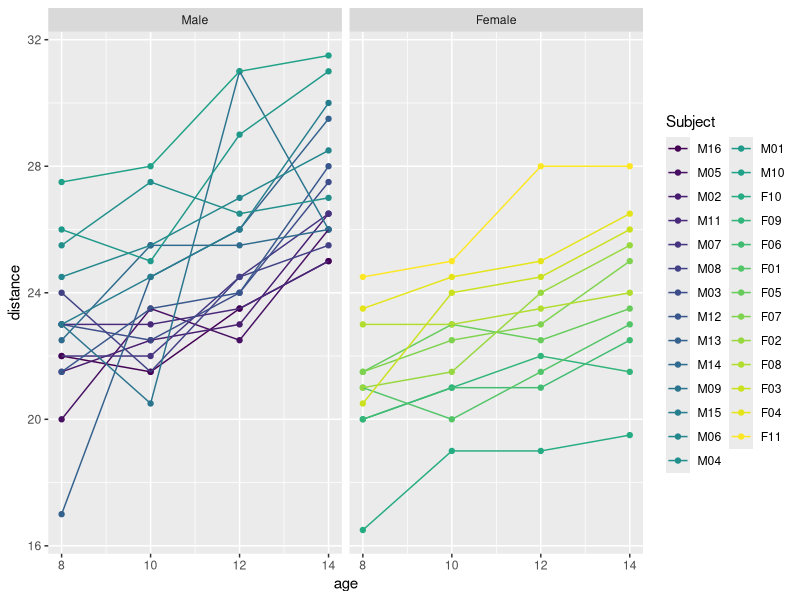
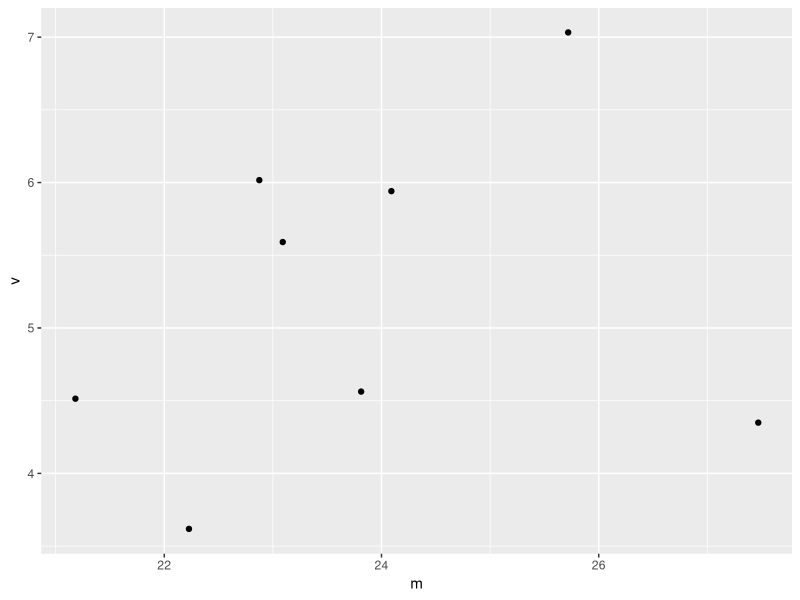

These figures' R source, in order: (Note: this script raises an error after producing the figures.)
library(ggplot2)
library(tidyverse)
library(geepack)

data(Orthodont, package="nlme")
ort <- Orthodont
head(ort)
levels(ort$Subject)

qplot(age, distance, group=Subject, data=ort, color=Subject) + geom_path() + facet_grid(~Sex)
osum <- ort %>% group_by(Sex, age) %>% summarize(m=mean(distance), v=var(distance))
qplot(m, v, data=osum)

### OPG 2
fit_normal_gee <- function(formula, id, corstr="independence", phi=NULL,data, w=NULL){
  #data_temp <- data[order(id)]
  
  if(!is.null(phi)){
    set_phi <- TRUE
    if((length(phi)>1|phi<0)[1]){
      stop("phi should be just one possitive number")
    }
  }else{set_phi <-  FALSE}
  deparsed_id <- deparse(substitute(id))
  y <- model.response(model.frame(formula, data=ort))
  X <- model.matrix(formula, data=data)
  subjects <- unique(data[deparsed_id])
  n_subs <- length(subjects)
  n_vars <- ncol(X)
  n_obs <- length(y)
  n_subobs <- n_obs/n_subs
  conv.eps <- 1e-14
  ## Get started; intitial value of z and beta
  lm. <- lm.fit(x = X, y = y)
  beta <- lm.$coefficients
  
  #Beviset for, at det er en lortefunktion, der blev brugt tidligere.
  #v = c()
  #for(i in 1:n_subs){
  #  v <- c(v,as.vector(match(pearsons_resid[subjects==subjects[i]], pearsons_resid)))
  #}
  if(corstr=="unstructured"){
      repeat{
      pearsons_resid <- (y-X%*%beta)/1#Variansen er sat til 1
      if(set_phi == FALSE){
        phi <- drop(t(pearsons_resid)%*%pearsons_resid/(n_obs-n_vars))
      }
      

      rmatrix <- diag(1,n_subobs)
    
      for(i in 1:n_subs){
        individ_res <- pearsons_resid[(n_subobs*(i-1)+1):(i*n_subobs)]
        corr <- individ_res%*%t(individ_res)
        rmatrix <- rmatrix+corr
      }
      rmatrix <- 1/((n_subs-n_vars)*phi)*rmatrix
      diag(rmatrix) <- 1
      rbig_inv <- solve(kronecker(diag(1,n_subs),rmatrix))
    
      beta_hat <- beta+solve(t(X)%*%rbig_inv%*%X)%*%t(X)%*%rbig_inv%*%(y-X%*%beta)
      if(sum(abs(beta-beta_hat)<conv.eps)==ncol(X)){break}
      beta <- beta_hat
    }
    #Needs some fixing, those values are off the charts
    I_0 <- solve(t(X)%*%rbig_inv%*%X)
    cov_y <- (y-X%*%beta_hat)%*%t(y-X%*%beta_hat)
    for(i in 1:(n_subs-1)){
      cov_y[((n_subobs*i)+1):n_obs,i:(n_subobs*i)] <- 0
      cov_y[i:(n_subobs*i),((n_subobs*i)+1):n_obs] <- 0
    }
    I_1 <- 1/phi^2*t(X)%*%rbig_inv%*%cov_y%*%rbig_inv%*%X
    Sigma_e <- I_0%*%I_1%*%I_0

    return(list("coef" = beta_hat,
               "phi" = phi,
               "p" = length(beta_hat),
               "rmatrix"=rmatrix,
               "Sigma_m" = I_0,
               "vcov" = Sigma_e,
               "fit" = X%*%beta_hat,
                "resid" = y-X%*%beta_hat))
  }
  I_0 <- solve(t(X)%*%X)
  cov_y <- (y-X%*%beta)%*%t(y-X%*%beta)
  for(i in 1:(n_subs-1)){
    cov_y[((n_subobs*i)+1):n_obs,i:(n_subobs*i)] <- 0
    cov_y[i:(n_subobs*i),((n_subobs*i)+1):n_obs] <- 0
  }
  I_1 <- 1/phi^2*t(X)%*%cov_y%*%X
  return(list("coef" = beta,
              "phi" = phi,
              "p" = length(beta),
              "rmatrix"=diag(1,n_subobs),
              "Sigma_m" = I_0,
              "vcov" = I_0%*%I_1%*%I_0, #Sigma_e,
              "fit" = X%*%beta,
              "resid" = y-X%*%beta))
  
}
### OPG 3
fit1 <- fit_normal_gee(formula = distance~age+Sex,data = ort,id=Subject,phi = 1,corstr="Independent")
fit3 <- fit_normal_gee(formula = distance~age+Sex,data = ort,id=Subject,corstr="unstructured")
fit1$phi
fit3$phi
fit1$coef
fit3$coef
sqrt(diag(fit3$vcov))


### OPG 4
#Parallele
par(mfrow=c(1,2))
fit4 <- fit_normal_gee(formula = distance~age+Sex,data = ort,id=Subject,corstr="unstructured")
plot(ort$age,ort$distance,col=as.numeric(ort$Sex)+4)
## male line
abline(fit4$coef["(Intercept)",],fit4$coef["age",],col="blue")
## female line
abline(fit4$coef["(Intercept)",]+fit4$coef["SexFemale",],fit4$coef["age",],col="red")
fit5 <- fit_normal_gee(formula = distance~age*Sex,data = ort,id=Subject,corstr="unstructured")
plot(ort$age,ort$distance,col=as.numeric(ort$Sex)+4)
## male line
abline(fit5$coef["(Intercept)",],fit5$coef["age",],col="blue")
## female line
abline(fit5$coef["(Intercept)",]+fit5$coef["SexFemale",],fit5$coef["age",]+fit5$coef["age:SexFemale",],col="red")

### OPG 5
plot(fit4$fit,fit4$resid)
plot(fit5$fit,fit5$resid)

### OPG 6
wtest <- (fit5$coef^2)/diag(fit5$vcov)
pchisq(wtest,lower.tail = FALSE,df = 4)

### OPG 7
fit2 <- geeglm(formula = distance~age*Sex,data = ort,id=Subject,corstr="unstructured")
fit2$geese$vbeta
fit2$geese$
fit2
fit1$coef
fit1$phi
